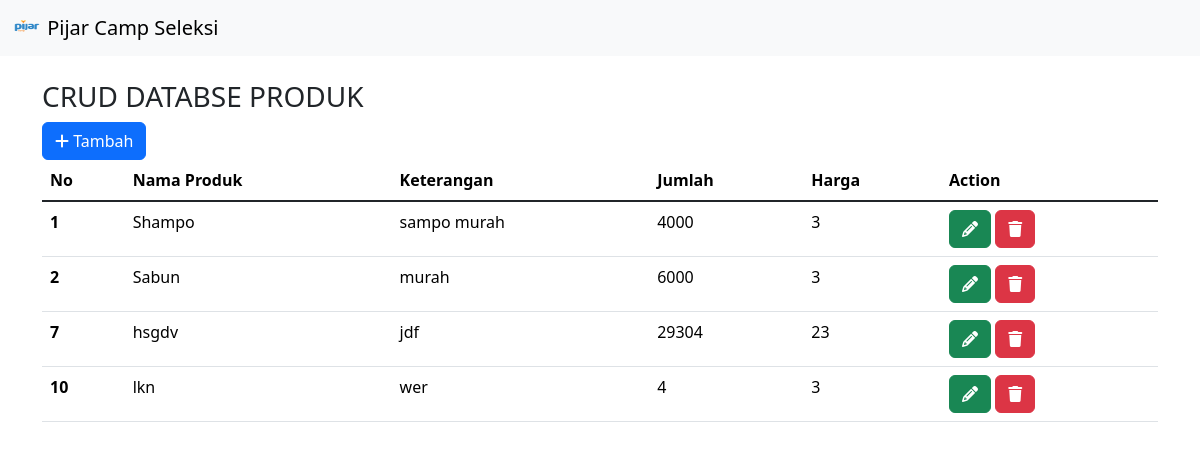
The page / on the database its author committed.
### tables this page shows
CREATE TABLE `produk` (
  `id_produk` int(11) NOT NULL,
  `nama_produk` varchar(250) NOT NULL,
  `keterangan` varchar(250) NOT NULL,
  `harga` int(11) NOT NULL,
  `jumlah` int(11) NOT NULL
);

### index.php (the view, shortened to what this page needs)
<?php
include 'koneksi.php';
$query = "SELECT * from produk;";
$sql = mysqli_query($koneksi, $query);
?>
<!doctype html>
<html lang="en">
  <head>
    <link href="https://cdn.jsdelivr.net/npm/bootstrap@5.3.2/dist/css/bootstrap.min.css" rel="stylesheet">
    <link rel="stylesheet" href="https://cdnjs.cloudflare.com/ajax/libs/font-awesome/6.5.1/css/all.min.css">
</head>
  <body>
    <nav class="navbar bg-body-tertiary">
        <div class="container-fluid">
          <a class="navbar-brand" href="#">
            <img src="Pijar Camp.png" alt="Logo" width="30" height="24" class="d-inline-block align-text-top">
            Pijar Camp Seleksi
          </a>
        </div>
    </nav>
     <div class="container">
        <p class="h3 mt-4">CRUD DATABSE PRODUK</p>
        <a href="tambah.php" type="button" class="btn btn-primary"><i class="fa fa-plus"></i> Tambah</a>
        <table class="table">
            <thead>
              <tr>
                <th scope="col">No</th>
                <th scope="col">Nama Produk</th>
                <th scope="col">Keterangan</th>
                <th scope="col">Jumlah</th>
                <th scope="col">Harga</th>
                <th scope="col">Action</th>
              </tr>
            </thead>
            <tbody class="table-group-divider">
           <?php
           while($result = mysqli_fetch_assoc($sql)){
           ?>
              <tr>
                <th scope="row"><?php echo $result['id_produk'];?></th>
                <td><?php echo $result['nama_produk'];?></td>
                <td><?php echo $result['keterangan'];?></td>
                <td><?php echo $result['harga'];?></td>
                <td><?php echo $result['jumlah'];?></td>
                <td><a href="edit.php?ubah=<?php echo $result['id_produk'];?>" class="btn btn-success"><i class="fa fa-pencil"></i></a>
                    <a href="proses.php?hapus=<?php echo $result['id_produk'];?>" class="btn btn-danger"><i class="fa fa-trash"></i></a></td>
              </tr>
            </tbody>
           <?php
           }
           ?>
          </table>
    </div>
      </body>
</html>

### rows shown on the page
produk: id_produk "1", nama_produk "Shampo", keterangan "sampo murah", harga "4000", jumlah "3"
produk: id_produk "2", nama_produk "Sabun", keterangan "murah", harga "6000", jumlah "3"
produk: id_produk "7", nama_produk "hsgdv", keterangan "jdf", harga "29304", jumlah "23"
produk: id_produk "10", nama_produk "lkn", keterangan "wer", harga "4", jumlah "3"
